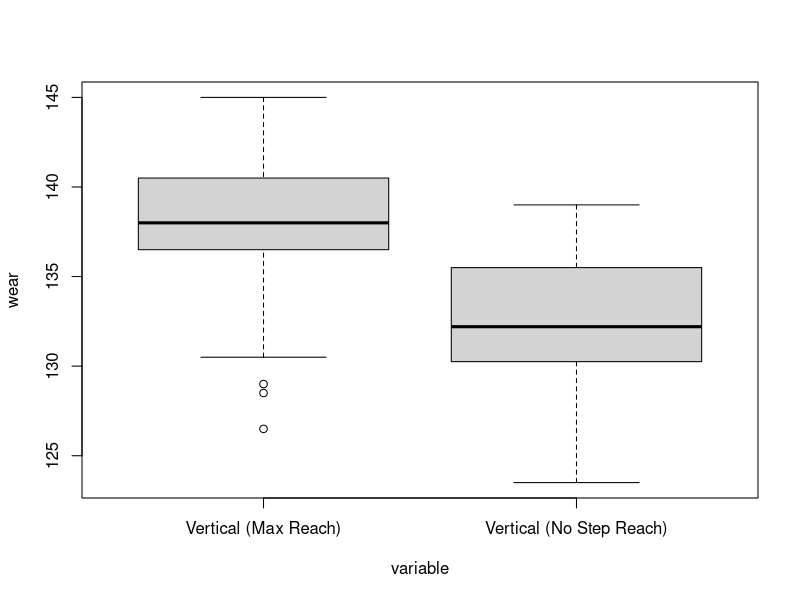
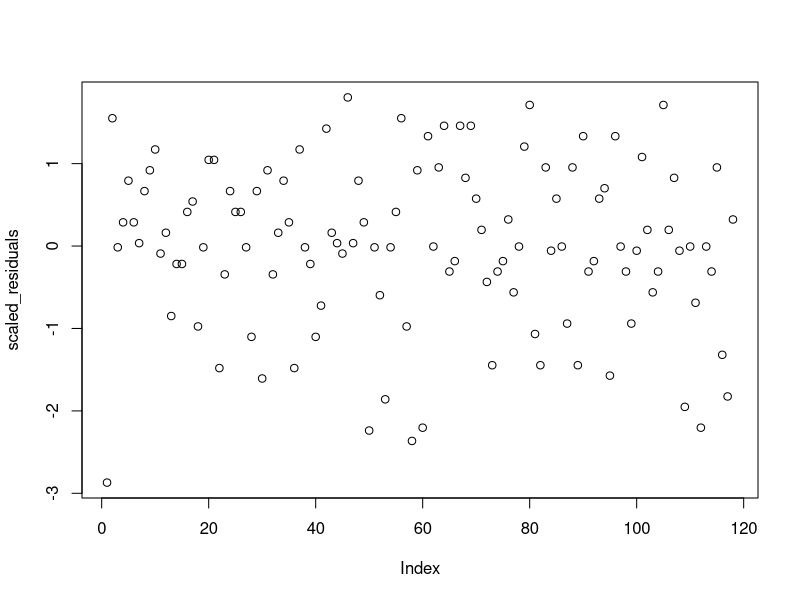
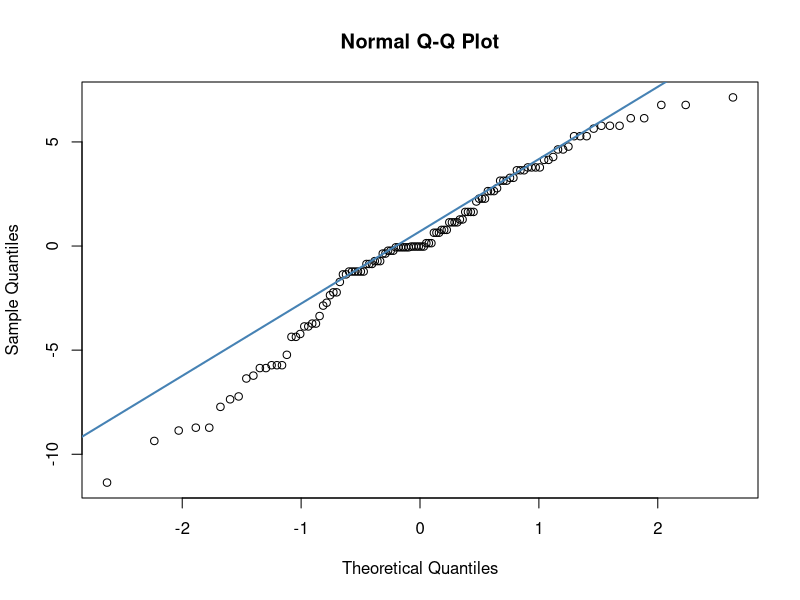
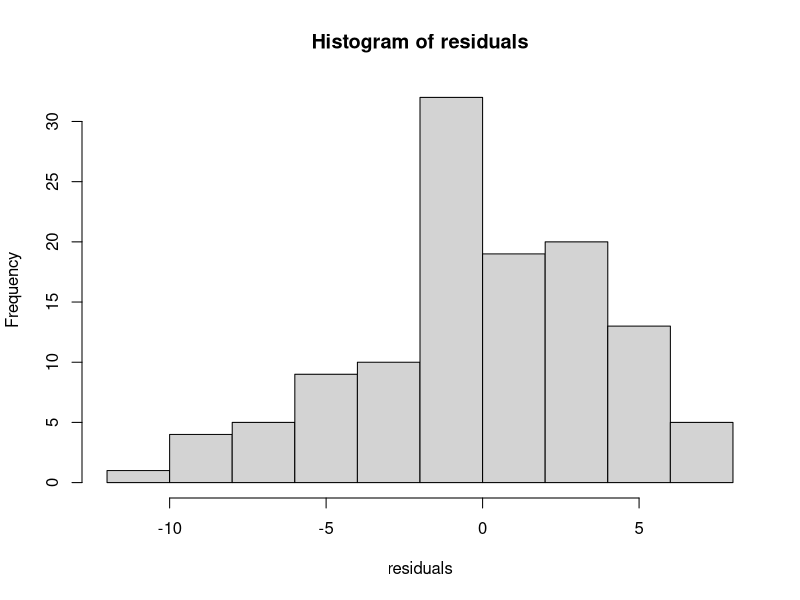

These charts were generated, in order, by the following R code:
library(lmtest)
data <- read.csv("2014_nba_draft_combine.csv")

variable <- c(rep('Vertical (Max Reach)',59), rep('Vertical (No Step Reach)', 59))
wear <- c(data$Vertical..Max.Reach., data$Vertical..No.Step.Reach.)
# variable <- c(rep('Vertical (Max)',59), rep('Vertical (No Step Reach)', 59))
# wear <- c(data$Vertical..Max., data$Vertical..No.Step.Reach.)

df <- data.frame(variable, wear)

boxplot(wear~variable, data=df)
variable.anova <- aov(wear~variable, data=df)
summary(variable.anova)

residuals <- variable.anova$residuals
# plot(variable.anova$residuals)

scaled_residuals <- scale(variable.anova$residuals)
plot(scaled_residuals)

qqnorm(residuals)
qqline(residuals,col="steelblue",lwd=2)

hist(residuals)

shapiro.test(residuals)

dwtest(variable.anova)

bartlett.test(residuals,df$variable)